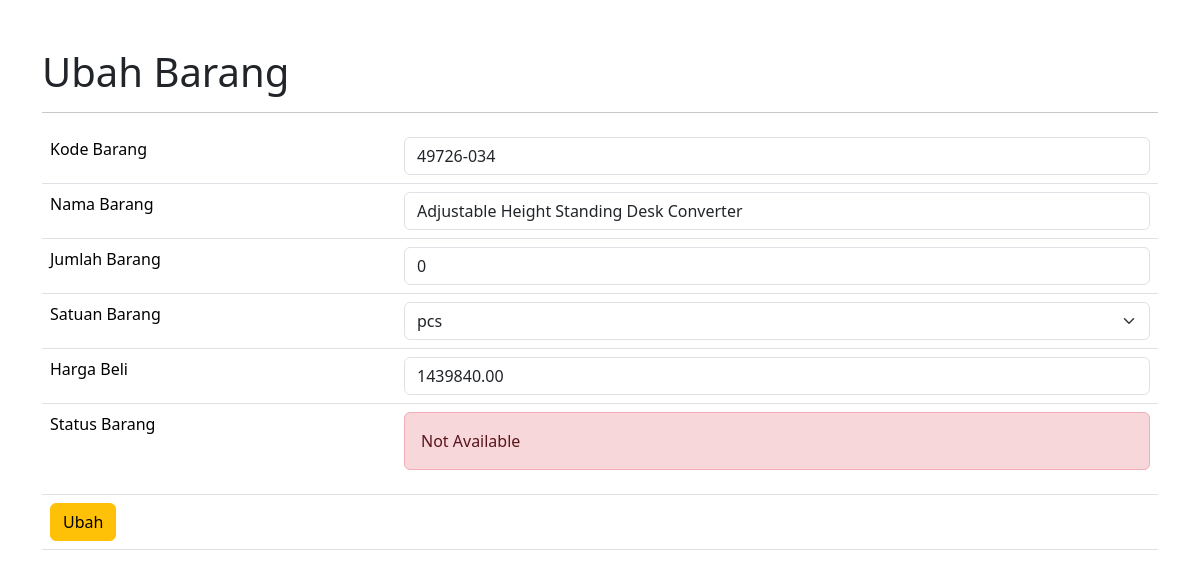
Page /edit_barang.php?id_barang=18 on the committed database.
### tables this page shows
CREATE TABLE `tb_inventory` (
  `id_barang` int(11) NOT NULL,
  `kode_barang` varchar(20) NOT NULL,
  `nama_barang` varchar(50) NOT NULL,
  `jumlah_barang` int(11) NOT NULL,
  `satuan_barang` varchar(20) NOT NULL,
  `harga_beli` double(20,2) NOT NULL,
  `status_barang` tinyint(1) NOT NULL
);

### edit_barang.php (the view, shortened to what this page needs)
<?php
require_once "koneksi.php";
$select_sql = "SELECT * FROM tb_inventory WHERE id_barang=$_GET[id_barang]";
$result_select = $conn->query($select_sql);
?>
<!DOCTYPE html>
<html lang="en">
<head>
    <link href="https://cdn.jsdelivr.net/npm/bootstrap@5.3.6/dist/css/bootstrap.min.css" rel="stylesheet">
    <link rel="stylesheet" href="https://cdn.jsdelivr.net/npm/bootstrap-icons@1.13.1/font/bootstrap-icons.min.css">
</head>
<body>
    <?php while($row = $result_select->fetch_assoc()):?>
    <main class="container mt-5">
        <h1>Ubah Barang</h1>
        <hr>
        <form action="proses/proses_edit_barang.php" method="post">
            <table class="table">
                <tr>
                    <td>Kode Barang</td>
                    <td>
                        <input value="<?= $row['kode_barang'];?>" name="kode_barang" class="form-control" required type="text">
                    </td>
                </tr>
                <tr>
                    <td>Nama Barang</td>
                    <td>
                        <input value="<?= $row['nama_barang'];?>" name="nama_barang" class="form-control" required type="text">
                    </td>
                </tr>
                <tr>
                    <td>Jumlah Barang</td>
                    <td><input value="<?= $row['jumlah_barang'];?>" name="jumlah_barang" class="form-control" required type="number"></td>
                </tr>
                <tr>
                    <td>Satuan Barang</td>
                    <td>
                        <select class="form-select" name="satuan_barang">
                            <option value="pcs" <?= $row['satuan_barang']=='pcs'? 'selected' : ''?>>pcs</option>
                        </select>
                    </td>
                </tr>
                <tr>
                    <td>Harga Beli</td>
                    <td><input value="<?= $row['harga_beli'];?>" name="harga_beli" class="form-control" required type="number" step="0.01"></td>
                </tr>
                <tr>
                    <td>Status Barang</td>
                    <td>
                        <?php if($row['status_barang'] < 1):?>
                            <p class="alert alert-danger">Not Available</p>
                        <?php else:?>
                            <p class="alert alert-info">Available</p>
                        <?php endif;?>
                    </td>
                </tr>
                <tr>
                    <td colspan="2">
                        <input class="btn btn-warning" type="submit" value="Ubah">
                    </td>
                </tr>
            </table>
        </form>
    </main>
    <?php endwhile;?>
</body>
</html>

### rows in the picture
tb_inventory: kode_barang "49726-034", nama_barang "Adjustable Height Standing Desk Converter", jumlah_barang "0", satuan_barang "pcs", harga_beli "1439840.00", status_barang "Not Available"
